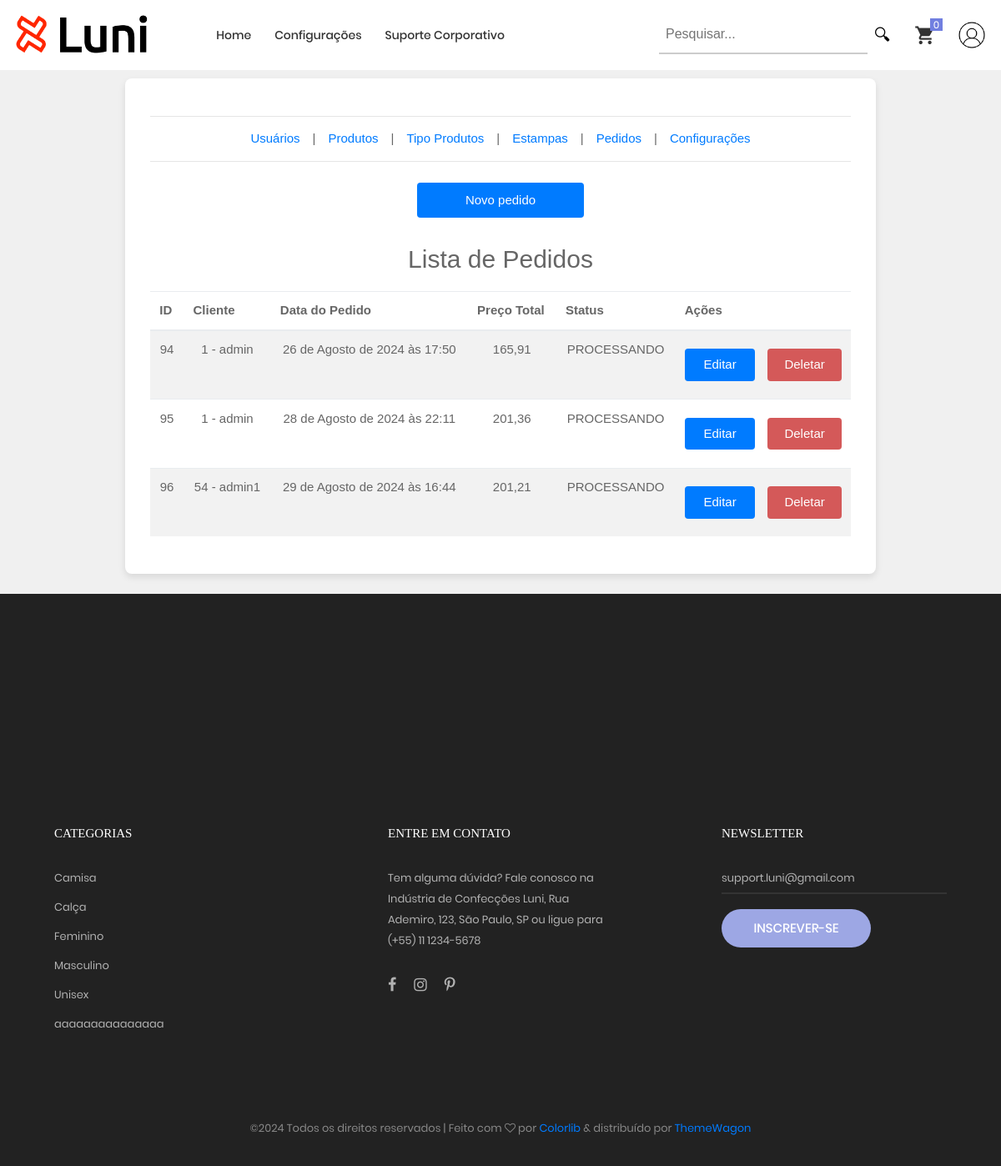
Page /pedido/listar_pedidos/ (signed in) on the committed database.
### pedido/models.py (models this page shows, shortened)
class Pedido(models.Model):
    STATUS_PEDIDO = [
        ('PROCESSANDO', 'Processando'),
        ('ENVIADO', 'Enviado'),
        ('ENTREGUE', 'Entregue'),
    ]
    cliente = models.ForeignKey(Usuario, on_delete=models.CASCADE, related_name='pedidos')
    data_pedido = models.DateTimeField(auto_now_add=True)
    itens = models.ManyToManyField(Produto, through='ItemPedido')
    preco_total = models.DecimalField(max_digits=10, decimal_places=2)
    status = models.CharField(max_length=20, choices=STATUS_PEDIDO, default='PROCESSANDO')

### usuario/models.py (models this page shows)
class Usuario(AbstractUser):
    TIPOS_CLIENTE_DICT = {
        'CLIENTE': 'Cliente',
        'CORPORATIVO': 'Corporativo',
        'ADMINISTRADOR': 'Administrador',
    }
    TIPOS_CLIENTE = [
        ('CLIENTE', 'Cliente'),
        ('CORPORATIVO', 'Corporativo'),
        ('ADMINISTRADOR', 'Administrador'),
    ]
    imagem = models.ImageField(upload_to='usuarios/', blank=True, null=True)
    telefone = models.CharField(max_length=15, blank=True, null=True)
    endereco = models.CharField(max_length=255, blank=True, null=True)
    tipo_cliente = models.CharField(max_length=20, choices=TIPOS_CLIENTE, default='CLIENTE')
    cpf = models.CharField(max_length=11, unique=True, blank=True, null=True)
    def __str__(self):
        return f"{self.id} - {self.username}"
    def get_size_items(self):
        carrinho = self.carrinho.first()  # Assume que um usuário tem um único carrinho
        if carrinho:
            return carrinho.itens.aggregate(total_items=Sum('quantidade'))['total_items'] or 0
        return 0

### produto/models.py (models this page shows, shortened)
class CategoriaProduto(models.Model):
    nome = models.CharField(max_length=20, unique=True)

### pedido/views.py (the view)
# urls.py: path('listar_pedidos/', views.listar_pedidos, name='listar_pedidos'),
@login_required
def listar_pedidos(request, id=None):
    if id:
        if not request.user.is_superuser and id != request.user.pk:
            redirect('listar_pedidos', request.user.pk)
        user = get_object_or_404(Usuario, pk=id)
        pedidos = Pedido.objects.filter(cliente=user)
    elif request.user.is_superuser:
        pedidos = Pedido.objects.all()
    else:
        redirect('listar_pedidos', request.user.pk)
    return render(request, 'pedido/listar_pedidos.html', {'pedidos': pedidos})

### principal/context_processors.py (called while the page is built)
def variaveis_globais(request):
    return {
        'nome_site': 'Luni',
        'categorias': CategoriaProduto.objects.all(),
    }

### templates/pedido/listar_pedidos.html (shortened to what this page needs)
{% extends "principal/settings.html" %}
{% load static %}
{% block settings_content %}
    {% if request.user.is_superuser %}
        <div class="form-row">
            <a href="{% url "create_pedido" %}" class="btn-primary">Novo pedido</a>
        </div>
        <br>
    {% endif %}
    <h2>Lista de Pedidos</h2>
    <br>
    <table class="table table-striped">
        <thead>
            <tr>
                <th>ID</th>
                <th>Cliente</th>
                <th>Data do Pedido</th>
                <th>Preço Total</th>
                <th>Status</th>
                {% if request.user.is_superuser %}
                <th>Ações</th>
                {% endif %}
            </tr>
        </thead>
        <tbody>
            {% for pedido in pedidos %}
            <tr>
                <td>{{ pedido.id }}</td>
                <td>{{ pedido.cliente }}</td>
                <td>{{ pedido.data_pedido }}</td>
                <td>{{ pedido.preco_total }}</td>
                <td>{{ pedido.status }}</td>
                {% if request.user.is_superuser %}
                <td>
                    <div class="d-flex justify-content-between" style="gap: 1rem;">
                        <a href="{% url 'edit_pedido' id=pedido.id %}" class="btn btn-primary">Editar</a>
                        <form method="POST" action="{% url 'delete_pedido' pedido.id %}" style="display:inline;">
                            <button type="submit" class="btn btn-primary color-rednger" style="background-color: #d45959;" onclick="return confirm('Tem certeza que deseja deletar este pedido?');">Deletar</button>
                        </form>
                    </div>
                </td>
                {% endif %}
            </tr>
            {% empty %}
            <tr>
                <td colspan="6">Não há nenhum pedido cadastrado</td>
            </tr>
            {% endfor %}
        </tbody>
    </table>
{% endblock settings_content %}

### templates/base/_base.html (shortened to what this page needs)
{% load static %}
<!DOCTYPE html>
<html lang="pt-br">
    <head>
        <link rel="stylesheet" type="text/css" href="/static/vendor/bootstrap/css/bootstrap.min.css">
        <link rel="stylesheet" type="text/css" href="/static/fonts/font-awesome-4.7.0/css/font-awesome.min.css">
        <link rel="stylesheet" type="text/css" href="/static/fonts/iconic/css/material-design-iconic-font.min.css">
        <link rel="stylesheet" type="text/css" href="/static/fonts/linearicons-v1.0.0/icon-font.min.css">
        <link rel="stylesheet" type="text/css" href="/static/vendor/animate/animate.css">
        <link rel="stylesheet" type="text/css" href="/static/vendor/css-hamburgers/hamburgers.min.css">
        <link rel="stylesheet" type="text/css" href="/static/vendor/animsition/css/animsition.min.css">
        <link rel="stylesheet" type="text/css" href="/static/vendor/select2/select2.min.css">
        <link rel="stylesheet" type="text/css" href="/static/vendor/daterangepicker/daterangepicker.css">
        <link rel="stylesheet" type="text/css" href="/static/vendor/slick/slick.css">
        <link rel="stylesheet" type="text/css" href="/static/vendor/MagnificPopup/magnific-popup.css">
        <link rel="stylesheet" type="text/css" href="/static/vendor/perfect-scrollbar/perfect-scrollbar.css">
        <link rel="stylesheet" type="text/css" href="/static/css/util.css">
        <link rel="stylesheet" type="text/css" href="/static/css/main.css">
    </head>
	<nav class="container-menu-desktop fix-menu-desktop">
		<div class="wrap-menu-desktop">
			<div class="limiter-menu-desktop container">
				<a href="{% url "home" %}" class="logo">
					<img src="{% static "images/icons/Logo.png" %}" alt="IMG-LOGO">
				</a>
				<div class="menu-desktop">
					<ul class="main-menu">
						<li >
							<a href="{% url "home" %}">Home</a></li>
						{% if request.user.is_superuser %}
						<li><a href="{% url 'settings' %}">Configurações</a></li>
						{% endif %}
						<li>
							<a href="{% url "receber_suporte_corporativo" %}">Suporte Corporativo</a></li>
					</ul>
				</div>
				<div class="wrap-icon-header flex-w flex-r-m">
					<form action="{% url 'pesquisar_produto' %}" method="get" class="search-container">
						<input type="text" name="pesquisa" id="pesquisa_input" class="search-input" value="{{ pesquisa|default:"" }}" placeholder="Pesquisar...">
						<button type="submit" class="search-button" title="Pesquisar">🔍︎</button>
					</form>
					<a href="{% url "carrinho" %}">
						<div class="icon-header-item cl2 hov-cl1 trans-04 p-l-22 p-r-11 icon-header-noti js-show-cart" data-notify="{{ request.user.get_size_items }}">
							<i class="zmdi zmdi-shopping-cart" title="Carrinho"></i>
						</div>
					</a>
					<a href="{% url "perfil_usuario" %}" title="Perfil">
						<div>
							{% if request.user.imagem %}
								<img src="{{ request.user.imagem.url }}" alt="perfil" style="border-radius: 50%; margin-left: 15px; width: 40px; height: 40px;">
							{% else %}
								<img src="/static/images/user-profile.jpg" alt="perfil" style="border-radius: 50%; margin-left: 15px; width: 40px; height: 40px;">
							{% endif %}
						</div>
					</a>
				</div>
			</div>
		</div>
	</nav>
    <body class="animsition" style="animation-duration: 1500ms; opacity: 1;">
        {% block content %}{% endblock content %}
    </body>
	<footer class="bg3 p-t-75 p-b-32">
		<div class="container" style="margin-top: 200px;">
			<div class="row d-flex justify-content-around">
				<div class="col-sm-6 col-lg-3 p-b-50">
					<h4 class="stext-301 cl0 p-b-30">
						Categorias
					</h4>
					<ul>
						{% for categoria in categorias %}
							<li class="p-b-10">
								<a href="{% url "pesquisar_produto" %}?categoria={{ categoria.id }}" class="stext-107 cl7 hov-cl1 trans-04">
									{{ categoria.nome }}
								</a>
							</li>
						{% endfor %}
					</ul>
				</div>
				<div class="col-sm-6 col-lg-3 p-b-50">
					<h4 class="stext-301 cl0 p-b-30">
						ENTRE EM CONTATO
					</h4>
					<p class="stext-107 cl7 size-201">
						Tem alguma dúvida? Fale conosco na Indústria de Confecções Luni, Rua Ademiro, 123, São Paulo, SP ou ligue para (+55) 11 1234-5678
					</p>
					<div class="p-t-27">
						<a href="#" class="fs-18 cl7 hov-cl1 trans-04 m-r-16">
							<i class="fa fa-facebook"></i>
						</a>
						<a href="#" class="fs-18 cl7 hov-cl1 trans-04 m-r-16">
							<i class="fa fa-instagram"></i>
						</a>
						<a href="#" class="fs-18 cl7 hov-cl1 trans-04 m-r-16">
							<i class="fa fa-pinterest-p"></i>
						</a>
					</div>
				</div>
				<div class="col-sm-6 col-lg-3 p-b-50">
					<h4 class="stext-301 cl0 p-b-30">
						Newsletter
					</h4>
					<form>
						<div class="wrap-input1 w-full p-b-4">
							<input class="input1 bg-none plh1 stext-107 cl7" type="text" name="email" placeholder="support.luni@gmail.com">
						</div>
						<div class="p-t-18">
							<button class="flex-c-m stext-101 cl0 size-103 bg1 bor1 hov-btn2 p-lr-15 trans-04">
								Inscrever-se
							</button>
						</div>
					</form>
				</div>
			</div>
			<div class="p-t-40">
				<p class="stext-107 cl6 txt-center">
					&copy;<script>document.write(new Date().getFullYear());</script> Todos os direitos reservados | Feito com <i class="fa fa-heart-o" aria-hidden="true"></i> por <a href="https://colorlib.com" target="_blank">Colorlib</a> &amp; distribuído por <a href="https://themewagon.com" target="_blank">ThemeWagon</a>
				</p>
			</div>
		</div>
	</footer>
	</html>

### static/css/main.css (style rules this page uses)
body { padding-top: 70px; }
.container { max-width: 1380px; }
@media (max-width: 1600px) { .container { max-width: 1200px; } }
.container-menu-desktop { height: auto; width: 100%; position: relative; -webkit-transition: all 0.3s; -o-transition: all 0.3s; -moz-transition: all 0.3s; transition: all 0.3s; }
.search-container { display: flex; }
.search-input { border: none; border-bottom: 2px solid #ccc; background: transparent; padding: 8px; font-size: 16px; outline: none; width: 250px; transition: border-color 0.3s; }
.search-button { background: transparent; border: none; cursor: pointer; padding: 8px; font-size: 20px; }
.wrap-menu-desktop { position: fixed; z-index: 1100; background-color: #fff; width: 100%; height: 84px; left: 0px; top: 0px; -webkit-transition: height 0.3s, background-color 0.3s; -o-transition: height 0.3s, background-color 0.3s; -moz-transition: height 0.3s, background-color 0.3s; transition: height 0.3s, background-color 0.3s; }
.limiter-menu-desktop { height: 100%; display: -webkit-box; display: -webkit-flex; display: -moz-box; display: -ms-flexbox; display: flex; align-items: center; }
.logo { display: -webkit-box; display: -webkit-flex; display: -moz-box; display: -ms-flexbox; display: flex; align-items: center; height: 65%; margin-right: 55px; }
.logo img { max-width: 100%; max-height: 100%; }
.menu-desktop { display: -webkit-box; display: -webkit-flex; display: -moz-box; display: -ms-flexbox; display: flex; align-items: center; height: 100%; }
.main-menu { list-style-type: none; margin: 0; display: -webkit-box; display: -webkit-flex; display: -moz-box; display: -ms-flexbox; display: flex; align-items: center; }
.main-menu > li { display: block; position: relative; padding: 20px 10px 20px 0px; margin: 0px 4px 0px 14px; }
.main-menu > li > a { font-family: Poppins-Medium; font-size: 14px; color: #333; padding: 5px 0px; transition: all 0.4s; -webkit-transition: all 0.4s; -o-transition: all 0.4s; -moz-transition: all 0.4s; }
.wrap-icon-header { flex-grow: 1; }
.icon-header-item { position: relative; font-size: 26px; line-height: 1; cursor: pointer; }
.icon-header-noti::after { content: attr(data-notify); font-family: Poppins-Regular; font-size: 12px; color: #fff; line-height: 15px; text-align: center; display: block; position: absolute; top: -7px; right: 0; min-width: 15px; height: 15px; padding: 0 3px; background-color: #717fe0; }
.btn-primary { background-color: #007bff; color: white; border: none; padding: 10px 20px; border-radius: 4px; cursor: pointer; display: block; width: 100%; max-width: 200px; margin: 10px auto; }
.form-row { display: flex; gap: 15px; align-items: center; flex-wrap: wrap; }
.cl0 { color: #fff; }
.cl2 { color: #333; }
.cl6 { color: #888; }
.cl7 { color: #b2b2b2; }
.stext-101 { font-family: Poppins-Medium; font-size: 15px; line-height: 1.466667; text-transform: uppercase; }
.stext-107 { font-family: Poppins-Regular; font-size: 13px; line-height: 1.923; }
.stext-301 { font-family: Montserrat-Bold; font-size: 15px; line-height: 1.6; text-transform: uppercase; }
.size-103 { min-width: 179px; height: 46px; }
.size-201 { max-width: 270px; }
.bg-none { background-color: transparent; }
.bg1 { background-color: #9da7e4; }
.bg3 { background-color: #222; }
.bor1 { border-radius: 23px; }
.wrap-input1 { position: relative; border-bottom: 2px solid rgba(204,204,204, 0.1); }
.input1 { background-color: transparent; width: 100%; }

### rows in the picture
Pedido: id "94", cliente "1 - admin", data_pedido "26 de Agosto de 2024 às 17:50", preco_total "165,91", status "PROCESSANDO"
Pedido: id "95", cliente "1 - admin", data_pedido "28 de Agosto de 2024 às 22:11", preco_total "201,36", status "PROCESSANDO"
Pedido: id "96", cliente "54 - admin1", data_pedido "29 de Agosto de 2024 às 16:44", preco_total "201,21", status "PROCESSANDO"
CategoriaProduto: nome "Camisa"
CategoriaProduto: nome "Calça"
CategoriaProduto: nome "Feminino"
CategoriaProduto: nome "Masculino"
CategoriaProduto: nome "Unisex"
CategoriaProduto: nome "aaaaaaaaaaaaaaa"
